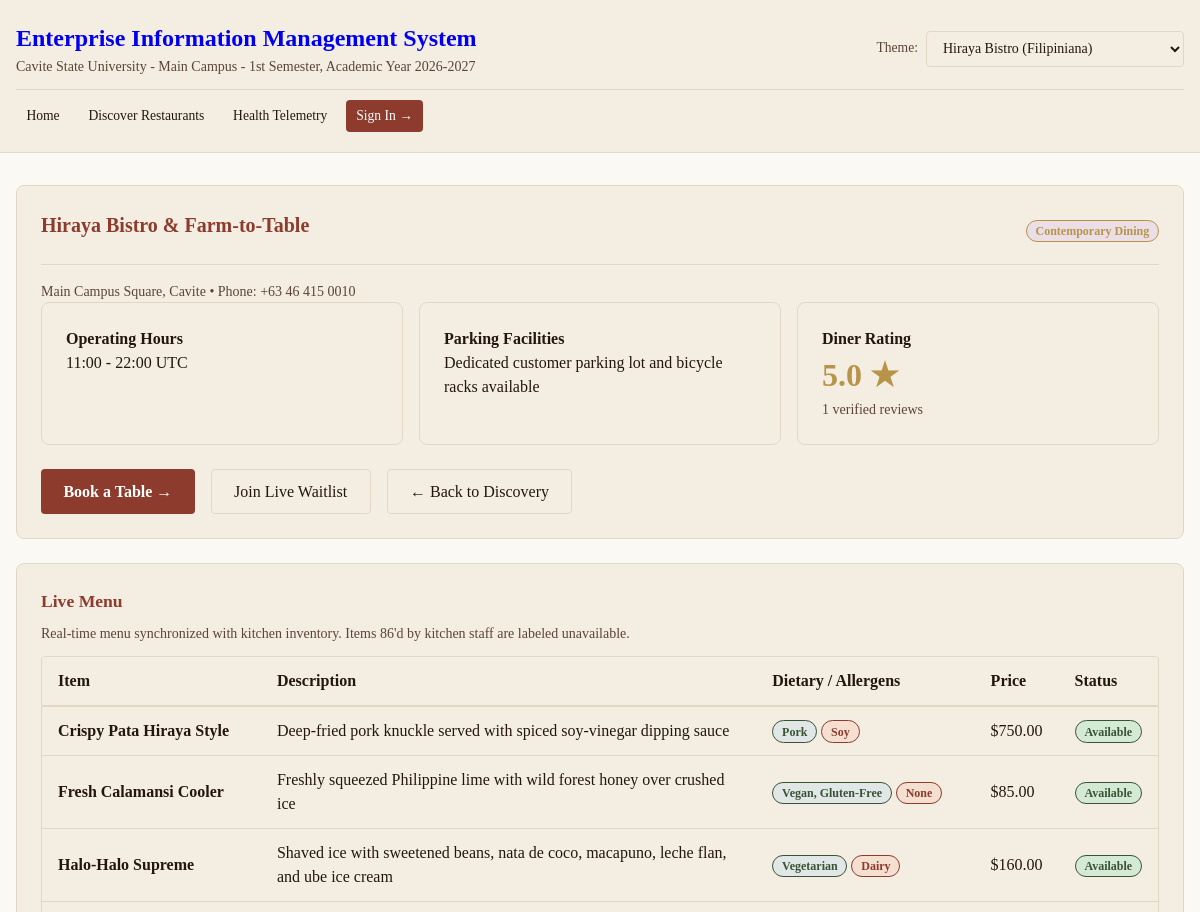
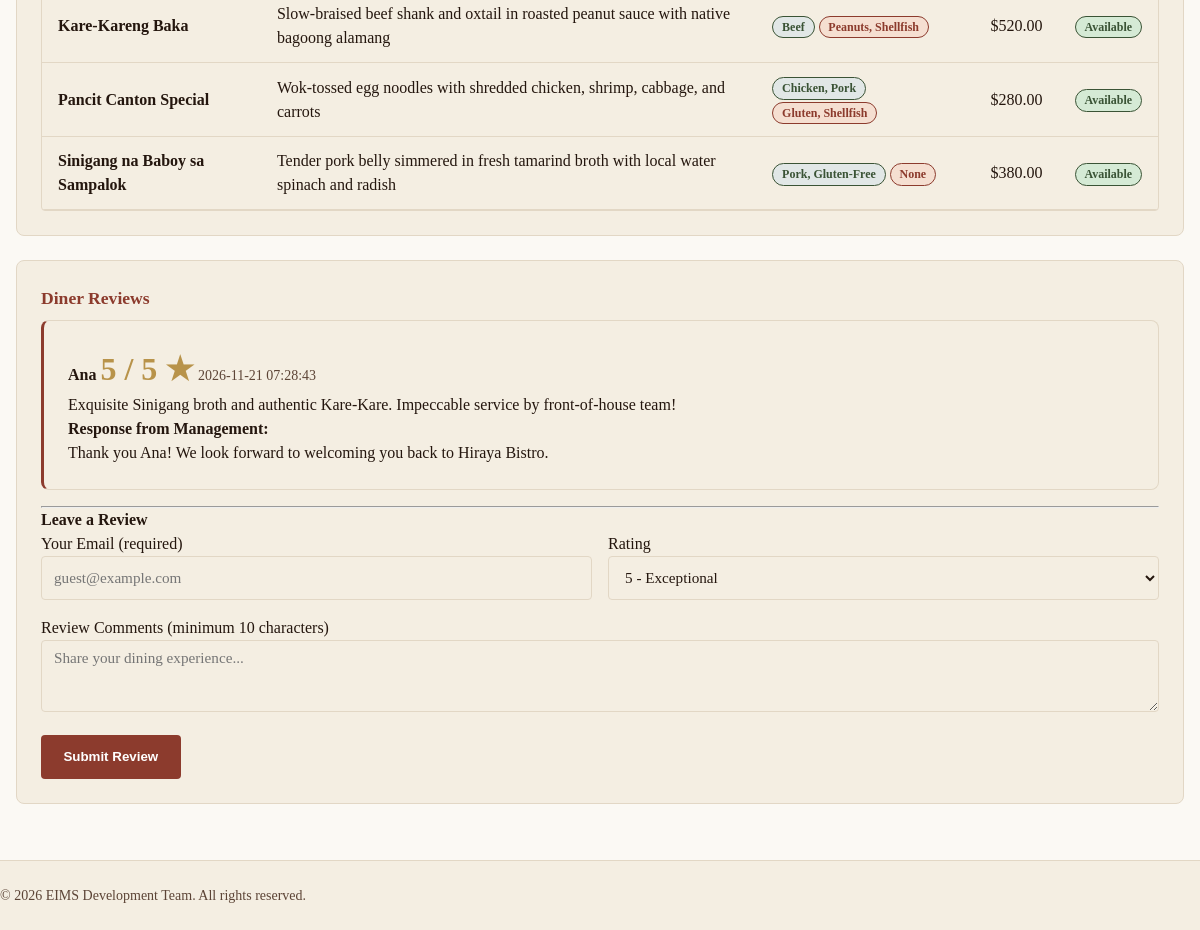
The page /discover/tenant-hiraya-001 on the database its author committed (2 pictures, top to bottom).
### tables this page shows
CREATE TABLE IF NOT EXISTS tenants (
    id VARCHAR(36) PRIMARY KEY,
    name VARCHAR(255) NOT NULL,
    subdomain VARCHAR(64) NOT NULL UNIQUE,
    is_active INTEGER NOT NULL DEFAULT 1,
    created_at TIMESTAMP DEFAULT CURRENT_TIMESTAMP,
    updated_at TIMESTAMP DEFAULT CURRENT_TIMESTAMP
);

CREATE TABLE IF NOT EXISTS menu_items (
    id VARCHAR(36) PRIMARY KEY,
    org_id VARCHAR(36) NOT NULL,
    name VARCHAR(255) NOT NULL,
    description TEXT,
    price_centavos BIGINT NOT NULL,
    is_available INTEGER NOT NULL DEFAULT 1,
    dietary_tags VARCHAR(255),
    allergen_tags VARCHAR(255),
    created_at TIMESTAMP DEFAULT CURRENT_TIMESTAMP,
    archived_at TIMESTAMP NULL,
    FOREIGN KEY (org_id) REFERENCES tenants(id) ON DELETE CASCADE
);

CREATE TABLE IF NOT EXISTS reviews (
    id VARCHAR(36) PRIMARY KEY,
    org_id VARCHAR(36) NOT NULL,
    reservation_id VARCHAR(36),
    customer_id VARCHAR(36),
    rating INTEGER NOT NULL,
    comment TEXT,
    approved INTEGER NOT NULL DEFAULT 0,
    restaurant_response TEXT,
    response_at TIMESTAMP NULL,
    created_at TIMESTAMP DEFAULT CURRENT_TIMESTAMP,
    FOREIGN KEY (org_id) REFERENCES tenants(id) ON DELETE CASCADE,
    FOREIGN KEY (reservation_id) REFERENCES reservations(id) ON DELETE SET NULL,
    FOREIGN KEY (customer_id) REFERENCES users(id) ON DELETE SET NULL
);

CREATE TABLE IF NOT EXISTS users (
    id VARCHAR(36) PRIMARY KEY,
    tenant_id VARCHAR(36),
    email VARCHAR(255) NOT NULL,
    password_hash VARCHAR(255) NOT NULL,
    first_name VARCHAR(128) NOT NULL,
    last_name VARCHAR(128) NOT NULL,
    role_mask INTEGER NOT NULL DEFAULT 4,
    created_at TIMESTAMP DEFAULT CURRENT_TIMESTAMP,
    updated_at TIMESTAMP DEFAULT CURRENT_TIMESTAMP,
    FOREIGN KEY (tenant_id) REFERENCES tenants(id) ON DELETE CASCADE
);

### app/Views/customer/restaurant.php (the view, shortened to what the rows shown need)
<?php
require_once __DIR__ . '/../layouts/header.php';
?>
<section class="card">
    <div class="card-header">
        <h2><?= htmlspecialchars($restaurantData['name'] ?? 'Restaurant Details', ENT_QUOTES, 'UTF-8') ?></h2>
        <span class="badge badge-accent"><?= htmlspecialchars($restaurantData['cuisine'] ?? 'Contemporary', ENT_QUOTES, 'UTF-8') ?></span>
    </div>
    <div class="grid-features">
        <div class="card card-stat">
            <h4>Diner Rating</h4>
            <p class="stat-value-accent"><?= number_format($restaurantData['average_rating'] ?? 0.0, 1) ?> &#9733;</p>
            <p class="subtitle"><?= (int) ($restaurantData['review_count'] ?? 0) ?> verified reviews</p>
        </div>
    </div>
</section>
<section class="card">
    <?php if (empty($restaurantData['menu_preview'])): ?>
        <p class="subtitle">No menu items listed yet.</p>
    <?php else: ?>
        <div class="table-container">
            <table class="table">
                <thead>
                    <tr>
                        <th>Item</th>
                        <th>Description</th>
                        <th>Dietary / Allergens</th>
                        <th>Price</th>
                        <th>Status</th>
                    </tr>
                </thead>
                <tbody>
                    <?php foreach ($restaurantData['menu_preview'] as $item): ?>
                        <tr>
                            <td><strong><?= htmlspecialchars($item['name'], ENT_QUOTES, 'UTF-8') ?></strong></td>
                            <td><?= htmlspecialchars($item['description'] ?? '', ENT_QUOTES, 'UTF-8') ?></td>
                            <td>
                                <?php if (!empty($item['dietary_tags'])): ?>
                                    <span class="badge badge-info"><?= htmlspecialchars($item['dietary_tags'], ENT_QUOTES, 'UTF-8') ?></span>
                                <?php endif; ?>
                                <?php if (!empty($item['allergen_tags'])): ?>
                                    <span class="badge badge-danger"><?= htmlspecialchars($item['allergen_tags'], ENT_QUOTES, 'UTF-8') ?></span>
                                <?php endif; ?>
                            </td>
                            <td>$<?= number_format(((int) $item['price_centavos']) / 100.0, 2) ?></td>
                            <td>
                                <?php if ((int) $item['is_available'] === 1): ?>
                                    <span class="badge badge-success">Available</span>
                                <?php else: ?>
                                    <span class="badge badge-danger">86'd (Sold Out)</span>
                                <?php endif; ?>
                            </td>
                        </tr>
                    <?php endforeach; ?>
                </tbody>
            </table>
        </div>
    <?php endif; ?>
</section>
<section class="card">
    <?php if (empty($restaurantData['reviews'])): ?>
        <p class="subtitle">No reviews submitted yet. Be the first to leave a review after your meal!</p>
    <?php else: ?>
        <div class="reviews-list">
            <?php foreach ($restaurantData['reviews'] as $rev): ?>
                <div class="card card-review">
                    <div class="review-header">
                        <strong><?= htmlspecialchars($rev['first_name'] ?? 'Verified Diner', ENT_QUOTES, 'UTF-8') ?></strong>
                        <span class="stat-value-accent"><?= (int) $rev['rating'] ?> / 5 &#9733;</span>
                        <span class="subtitle"><?= htmlspecialchars($rev['created_at'], ENT_QUOTES, 'UTF-8') ?></span>
                    </div>
                    <p><?= htmlspecialchars($rev['comment'] ?? '', ENT_QUOTES, 'UTF-8') ?></p>
                    <?php if (!empty($rev['restaurant_response'])): ?>
                        <div class="restaurant-response">
                            <strong>Response from Management:</strong>
                            <p><?= htmlspecialchars($rev['restaurant_response'], ENT_QUOTES, 'UTF-8') ?></p>
                        </div>
                    <?php endif; ?>
                </div>
            <?php endforeach; ?>
        </div>
    <?php endif; ?>
</section>
<?php
require_once __DIR__ . '/../layouts/footer.php';
?>

### rows shown on the page
tenants: name "Hiraya Bistro & Farm-to-Table", is_active "1"
menu_items: name "Crispy Pata Hiraya Style", description "Deep-fried pork knuckle served with spiced soy-vinegar dipping sauce", dietary_tags "Pork", allergen_tags "Soy", ((int)$item['price_centavos'])/100.0 "750.00", is_available "Available"
menu_items: name "Fresh Calamansi Cooler", description "Freshly squeezed Philippine lime with wild forest honey over crushed ice", dietary_tags "Vegan, Gluten-Free", allergen_tags "None", ((int)$item['price_centavos'])/100.0 "85.00", is_available "Available"
menu_items: name "Halo-Halo Supreme", description "Shaved ice with sweetened beans, nata de coco, macapuno, leche flan, and ube ice cream", dietary_tags "Vegetarian", allergen_tags "Dairy", ((int)$item['price_centavos'])/100.0 "160.00", is_available "Available"
menu_items: name "Kare-Kareng Baka", description "Slow-braised beef shank and oxtail in roasted peanut sauce with native bagoong alamang", dietary_tags "Beef", allergen_tags "Peanuts, Shellfish", ((int)$item['price_centavos'])/100.0 "520.00", is_available "Available"
menu_items: name "Pancit Canton Special", description "Wok-tossed egg noodles with shredded chicken, shrimp, cabbage, and carrots", dietary_tags "Chicken, Pork", allergen_tags "Gluten, Shellfish", ((int)$item['price_centavos'])/100.0 "280.00", is_available "Available"
menu_items: name "Sinigang na Baboy sa Sampalok", description "Tender pork belly simmered in fresh tamarind broth with local water spinach and radish", dietary_tags "Pork, Gluten-Free", allergen_tags "None", ((int)$item['price_centavos'])/100.0 "380.00", is_available "Available"
reviews: customer.first_name "Ana", rating "5", created_at "2026-11-21 07:28:43", comment "Exquisite Sinigang broth and authentic Kare-Kare. Impeccable service by front-of-house team!", restaurant_response "Thank you Ana! We look forward to welcoming you back to Hiraya Bistro."

### other values the page prints
$sys['name'] "Enterprise Information Management System"
$restaurantData['cuisine'] "Contemporary Dining"
$restaurantData['location'] "Main Campus Square, Cavite"
$restaurantData['phone'] "+63 46 415 0010"
$restaurantData['operating_hours'] "11:00 - 22:00 UTC"
$restaurantData['parking'] "Dedicated customer parking lot and bicycle racks available"
$restaurantData['average_rating'] "5.0"
